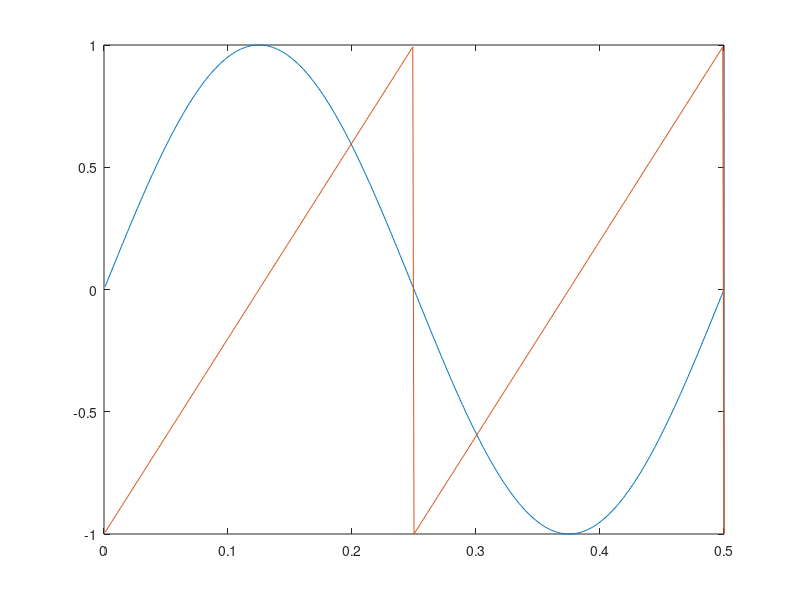
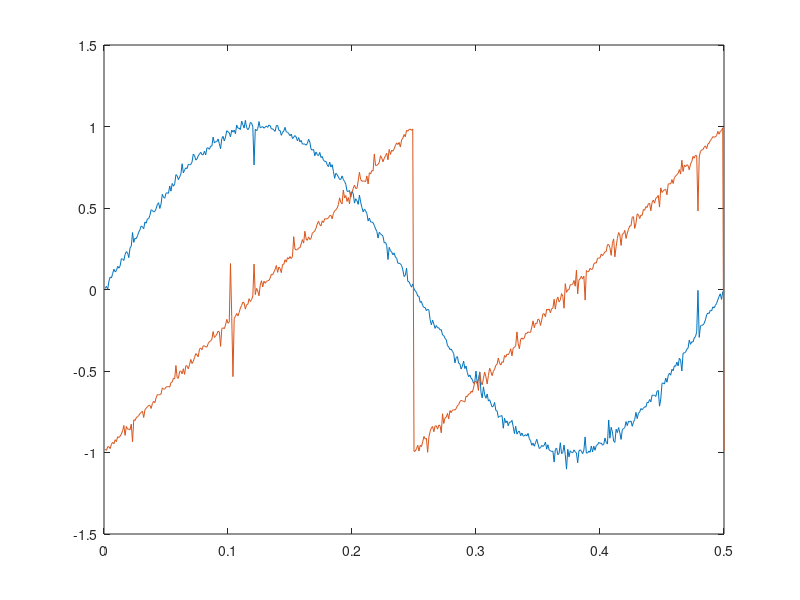

Write MATLAB code to recreate these figures, in order.
clear;ii=1;Eb_N0_dB=35;
nTx = 2;
nRx = 2;
N=1000;
t=.001:.001:.5;
A=sin(2*pi*2*t);
B=sawtooth(2*pi*4*t);
% Transmitter
    plot(t,A,t, B)
s = upsample(A,2)+circshift(upsample(B,2),[0,1]);

    sMod = kron(s,ones(nRx,1)); % 
    
    sMod = reshape(sMod,[nRx,nTx,N/nTx]); % grouping in [nRx,nTx,N/NTx ] matrix

    h = 1/sqrt(2)*[randn(nRx,nTx,N/nTx) + 1i*randn(nRx,nTx,N/nTx)]; % Rayleigh channel
    n = 1/sqrt(2)*[randn(nRx,N/nTx) + 1i*randn(nRx,N/nTx)]; % white gaussian noise, 0dB variance

    % Channel and noise Noise addition
    y = squeeze(sum(h.*sMod,2)) + 10^(-Eb_N0_dB(ii)/20)*n;
%h11,h12,h22,h21 ; TX1toRX1 + TX2toRX1;TX1toRX2 + TX2toRX2   at rx1;rx2
    % Receiver

    % Forming the MMSE equalization matrix W = inv(H^H*H+sigma^2*I)*H^H
    % H^H*H is of dimension [nTx x nTx]. In this case [2 x 2] 
    % Inverse of a [2x2] matrix [a b; c d] = 1/(ad-bc)[d -b;-c a]
    hCof = zeros(2,2,N/nTx)  ; 
    hCof(1,1,:) = sum(h(:,2,:).*conj(h(:,2,:)),1) + 10^(-Eb_N0_dB(ii)/10);  % d term
    hCof(2,2,:) = sum(h(:,1,:).*conj(h(:,1,:)),1) + 10^(-Eb_N0_dB(ii)/10);  % a term
    hCof(2,1,:) = -sum(h(:,2,:).*conj(h(:,1,:)),1); % c term
    hCof(1,2,:) = -sum(h(:,1,:).*conj(h(:,2,:)),1); % b term
    hDen = ((hCof(1,1,:).*hCof(2,2,:)) - (hCof(1,2,:).*hCof(2,1,:))); % ad-bc term
    hDen = reshape(kron(reshape(hDen,1,N/nTx),ones(2,2)),2,2,N/nTx);  % formatting for division
    hDen=hDen+eps;
    hInv = hCof./hDen; % inv(H^H*H)

    hMod =  reshape(conj(h),nRx,N); % H^H operation
    
    yMod = kron(y,ones(1,2)); % formatting the received symbol for equalization
    yMod = sum(hMod.*yMod,1); % H^H * y 
    yMod =  kron(reshape(yMod,2,N/nTx),ones(1,2)); % formatting
    yHat = sum(reshape(hInv,2,N).*yMod,1); % inv(H^H*H)*H^H*y
    
    figure
    Ahat=real(yHat(1:2:end));
    Bhat=real(yHat(2:2:end));
    plot(t,Ahat,t, Bhat)
   
  
